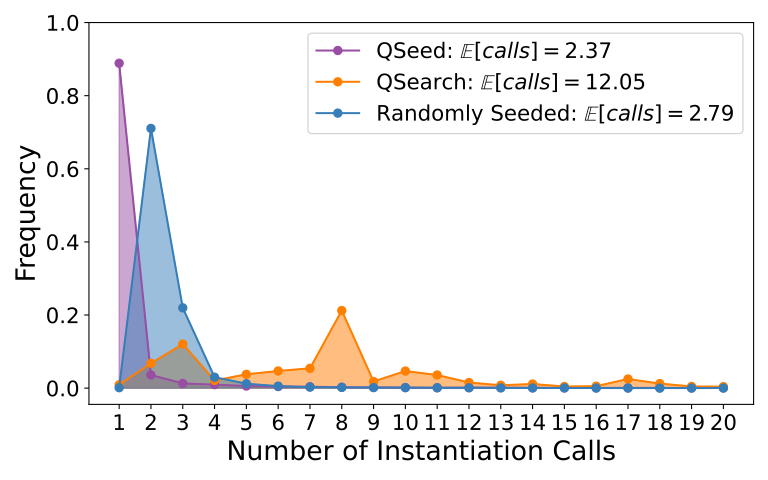

Reproduce this figure in Python.
import re
from os import listdir
import matplotlib.pyplot as plt
import numpy as np

def get_calls(call_str : str) -> list[int]:
	return [int(x) for x in re.findall(r'\d+', call_str)]

def exp_val(calls : list[float]) -> float:
	c_set = list(set(calls))
	probs = [calls.count(c)/len(calls) for c in c_set]
	expectation = 0.0
	for c, p in zip(c_set, probs):
		expectation += c * p
	return expectation

if __name__ == '__main__':

	qseed_files   = [f'../calls/{x}' for x in listdir('../calls/') if 'qseed' in x]
	qsearch_files = [f'../calls/{x}' for x in listdir('../calls/') if 'qsearch' in x]
	random_files   = [f'../calls/{x}' for x in listdir('../calls/') if 'random' in x]
	
	qseed_calls, qsearch_calls, random_calls = [], [], []

	for file in qseed_files:
		with open(file, 'r') as f:
			qseed_calls += get_calls(f.readlines()[0])
	for file in qsearch_files:
		with open(file, 'r') as f:
			qsearch_calls += get_calls(f.readlines()[0])
	for file in random_files:
		with open(file, 'r') as f:
			random_calls += get_calls(f.readlines()[0])
	#qseed_calls = [qc-1 for qc in qseed_calls] # Don't count empty circuit calls
	qsearch_calls = [qc-1 for qc in qsearch_calls] # Don't count empty circuit calls
	print(min(random_calls))
	#random_calls  = [rc-1 for rc in random_calls] # Don't count empty circuit calls

	max_calls = 20 + 1
	
	qseed = [qseed_calls.count(c) for c in range(1,max_calls)]
	qseed = [q / len(qseed_calls) for q in qseed]
	qseed_expectation = exp_val(qseed_calls)
	
	qsearch = [qsearch_calls.count(c) for c in range(1,max_calls)]
	qsearch = [q / len(qsearch_calls) for q in qsearch]
	qsearch_expectation = exp_val(qsearch_calls)

	random = [random_calls.count(c) for c in range(1,max_calls)] 
	random = [q / len(random_calls) for q in random]
	random_expectation = exp_val(random_calls)

	print(f'QSeed:   {qseed_expectation:>0.2f}')
	print(f'QSearch: {qsearch_expectation:>0.2f}')
	print(f'Random:  {random_expectation:>0.2f}')
	
	vmin = 1
	vmax = max_calls
	x = 1.2 * np.arange(1,max_calls)

	random_label = r'Randomly Seeded: $\mathbb{{E}}[calls] = {}$'.format(f'{random_expectation:>0.2f}')
	qsearch_label = r'QSearch: $\mathbb{{E}}[calls] = {}$'.format(f'{qsearch_expectation:>0.2f}')
	qseed_label = r'QSeed: $\mathbb{{E}}[calls] = {}$'.format(f'{qseed_expectation:>0.2f}')

	fig, ax = plt.subplots()
	fig.set_size_inches(8, 5)
	#white='#e0ecf4'
	#blue='#9ebcda'
	#purple='#8856a7'
	#color3 = '#31a354'
	color1 = '#984ea3'
	color2 = '#ff7f00'
	color3 = '#377eb8'
	#ax.bar(x-0.33, qseed,   width=0.33, color=color1, edgecolor='black', label=qseed_label)
	#ax.bar(x+0.33, random,  width=0.33, color=color3, edgecolor='black', label=random_label)
	#ax.bar(x+0.00, qsearch, width=0.33, color=color2, edgecolor='black', label=qsearch_label)

	#ax.plot(x-0.33, qseed,  color=color1,)
	#ax.fill_between(x-0.33, qseed, color=color1, alpha=0.5)
	#ax.plot(x+0.33, random, color=color3,)
	#ax.fill_between(x+0.33, random, color=color3, alpha=0.5)
	#ax.plot(x+0.00, qsearch,  color=color2,)
	#ax.fill_between(x+0.00, qsearch, color=color2, alpha=0.5)
	ax.plot(x, qseed,  color=color1, marker='o',   label=qseed_label)
	ax.fill_between(x, qseed, color=color1, alpha=0.5)
	ax.plot(x, qsearch,  color=color2, marker='o', label=qsearch_label)
	ax.fill_between(x, qsearch, color=color2, alpha=0.5)
	ax.plot(x, random, color=color3, marker='o',   label=random_label)
	ax.fill_between(x, random, color=color3, alpha=0.5)

	
	#xticks = [x for x in range(1, max_calls+1)]
	xticks = x
	#xtick_labels = [x if x % 2 else ' ' for x in range(1, max_calls)]
	xtick_labels = [x for x in range(1, max_calls)]
	yticks = [0.2*x for x in range(0,6)]
	ytick_labels = [f'{0.2*x:>0.1f}' for x in range(0,6)]

	ax.set_xticks(xticks)
	ax.set_xticklabels(xtick_labels, fontsize=16)
	ax.set_yticks(yticks)
	ax.set_yticklabels(ytick_labels, fontsize=16)
	ax.legend(fontsize=16)
	ax.set_xlabel('Number of Instantiation Calls', fontsize=20)
	ax.set_ylabel('Frequency', fontsize=20)

	fig.tight_layout()
	plt.savefig('calls.svg', format='svg', dpi=300)
	plt.show()
